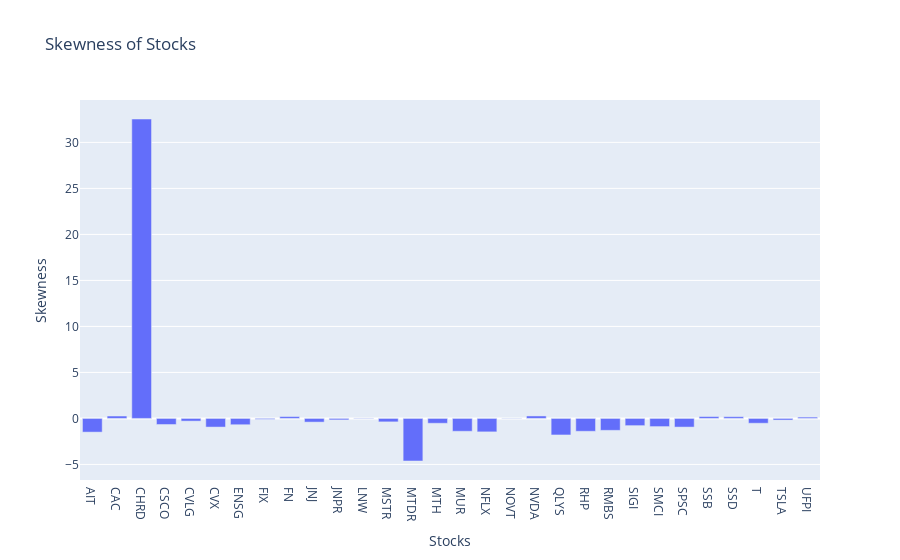

Source (notebook cell):
### Code cell
# plot skewness 
skewness = retornos_stocks.skew()
fig = go.Figure()
fig.add_trace(go.Bar(x=skewness.index, y=skewness.values))
fig.update_layout(title='Skewness of Stocks', xaxis_title='Stocks', yaxis_title='Skewness')
fig.show()

### Figure 1 — Plotly figure (JSON) as saved in the notebook; plotly's stock layout.template omitted (floating-point values rounded to 4 significant figures)
{"data": [{"type": "bar", "x": ["AIT", "CAC", "CHRD", "CSCO", "CVLG", "CVX", "ENSG", "FIX", "FN", "JNJ", "JNPR", "LNW", "MSTR", "MTDR", "MTH", "MUR", "NFLX", "NOVT", "NVDA", "QLYS", "RHP", "RMBS", "SIGI", "SMCI", "SPSC", "SSB", "SSD", "T", "TSLA", "UFPI"], "y": [-1.489, 0.2605, 32.54, -0.6619, -0.293, -0.9407, -0.6863, -0.09947, 0.2021, -0.3998, -0.1579, 0.03585, -0.3743, -4.627, -0.5259, -1.396, -1.461, 0.02312, 0.2684, -1.797, -1.398, -1.296, -0.7839, -0.8871, -0.9417, 0.2018, 0.1875, -0.5226, -0.1766, 0.1444]}], "layout": {"title": {"text": "Skewness of Stocks"}, "xaxis": {"title": {"text": "Stocks"}}, "yaxis": {"title": {"text": "Skewness"}}}}
